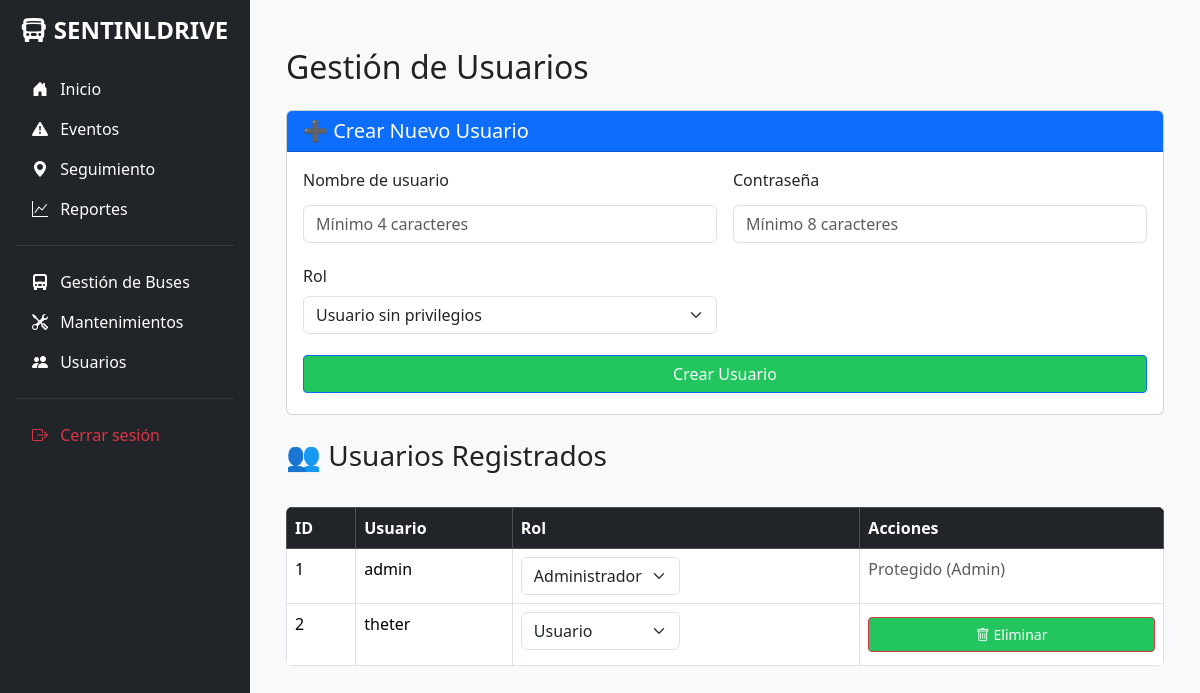
Page /users (signed in) on the earlier database version.
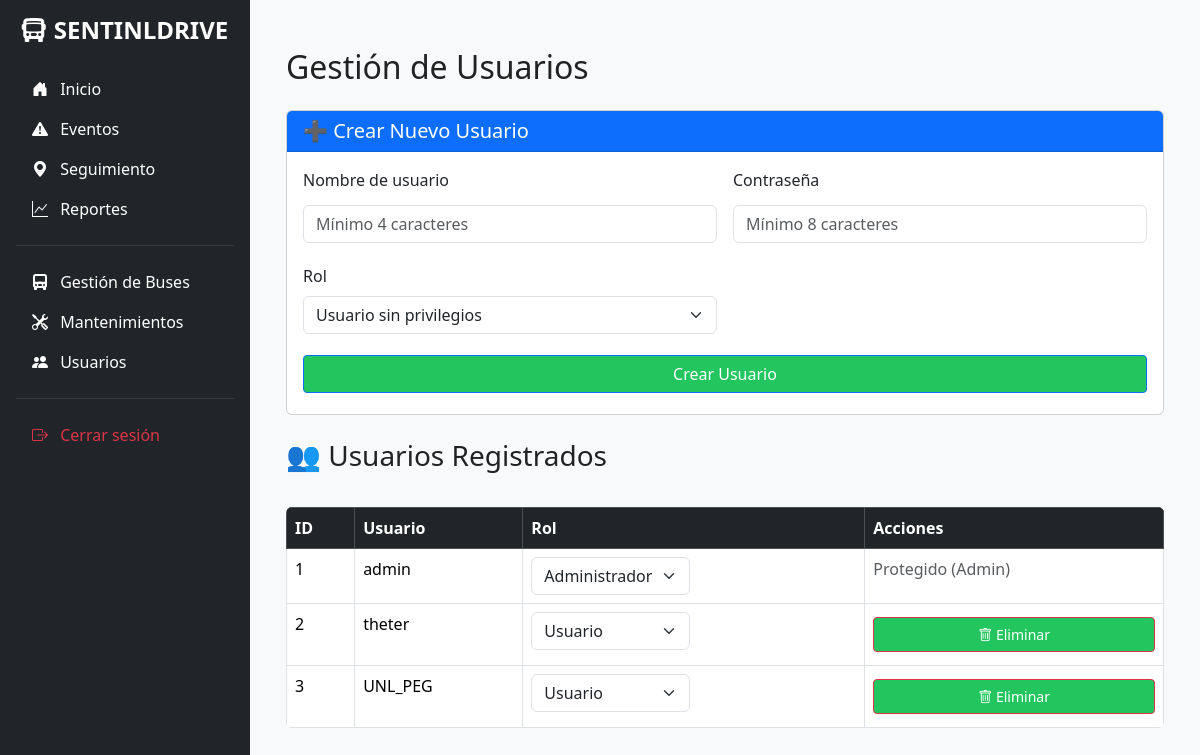
Same page on the later database version.
### app/models/user.py (models this page shows, shortened)
class User(db.Model):
    __tablename__ = 'user'
    id = db.Column(db.Integer, primary_key=True)
    username = db.Column(db.String(50), unique=True, nullable=False)
    password_hash = db.Column(db.String(128), nullable=False)
    role = db.Column(db.String(20), default="user")

### app/routes/users.py (the view, shortened to what this page needs)
@users_bp.route("/users", methods=["GET", "POST"])
@require_admin
def users():
    users_list = User.query.all()
    return render_template("users.html", users=users_list)

### app/templates/users.html (shortened to what this page needs)
{% extends "base.html" %}
{% block content %}
<div class="container mt-4">
    <h2 class="mb-4">Gestión de Usuarios</h2>
    <div class="card mb-4">
        <div class="card-header bg-primary text-white">
            <h5 class="mb-0">➕ Crear Nuevo Usuario</h5>
        </div>
        <div class="card-body">
            <form method="POST" action="{{ url_for('users.users') }}">
                <div class="row g-3">
                    <div class="col-md-6">
                        <label for="username" class="form-label">Nombre de usuario</label>
                        <input type="text" class="form-control" id="username" name="username"
                               required minlength="4" placeholder="Mínimo 4 caracteres">
                    </div>
                    <div class="col-md-6">
                        <label for="password" class="form-label">Contraseña</label>
                        <input type="password" class="form-control" id="password" name="password"
                               required minlength="8" placeholder="Mínimo 8 caracteres">
                    </div>
                    <div class="col-md-6">
                        <label for="role" class="form-label">Rol</label>
                        <select class="form-select" id="role" name="role" required>
                            <option value="user" selected>Usuario sin privilegios</option>
                        </select>
                    </div>
                    <div class="col-12">
                        <button type="submit" class="btn btn-primary">Crear Usuario</button>
                    </div>
                </div>
            </form>
        </div>
    </div>
    <h3 class="mb-4">👥 Usuarios Registrados</h3>
    <div class="table-responsive">
        <table class="table table-bordered table-hover">
            <thead class="table-dark">
                <tr>
                    <th>ID</th>
                    <th>Usuario</th>
                    <th>Rol</th>
                    <th>Acciones</th>
                </tr>
            </thead>
            <tbody>
                {% for u in users %}
                <tr>
                    <td>{{ u.id }}</td>
                    <td>{{ u.username }}</td>
                    <td>
                        <form action="{{ url_for('users.change_user_role', u_id=u.id) }}"
                              method="POST" style="display:inline;">
                            <select name="role" class="form-select d-inline-block w-auto" onchange="this.form.submit()">
                                <option value="admin" {% if u.role == 'admin' %}selected{% endif %}>Administrador</option>
                                <option value="user" {% if u.role == 'user' %}selected{% endif %}>Usuario</option>
                            </select>
                        </form>
                    </td>
                    <td>
                        {% if u.username != 'admin' %}
                        <form action="{{ url_for('users.delete_user', u_id=u.id) }}"
                              method="POST" style="display:inline;"
                              onsubmit="return confirm('¿Eliminar usuario {{ u.username }}?\nEsta acción no se puede deshacer.');">
                            <button type="submit" class="btn btn-danger btn-sm">
                                <i class="bi bi-trash"></i> Eliminar
                            </button>
                        </form>
                        {% else %}
                        <span class="text-muted">Protegido (Admin)</span>
                        {% endif %}
                    </td>
                </tr>
                {% endfor %}
            </tbody>
        </table>
    </div>
</div>
{% endblock %}

Differences in the rows shown:
added User: id "3", username "UNL_PEG", role "Usuario"
